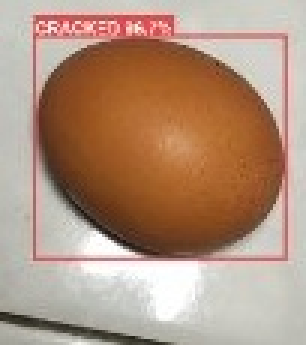
#> input picture Egg Sorting System/modules/raw_egg_crop.jpg, 102 x 115 px, given in place of the camera (shown 3 times larger)
$ python detect_candling_live.py
#> lines starting #> are read from the running program, lines starting #| are printed output that depends on the picture; after the words box and inside, x2 and y2 are one past the last pixel; in counts of white or black regions, pixels touching at a corner belong together
#> in run_candling_dashboard, frame is the input picture: shape (115, 102, 3); mean B, G, R 125.4, 146.4, 177.5
### Egg Sorting System/modules/candling_detector.py
from typing import Any, Dict, Tuple
import cv2
import numpy as np

# [164 lines left out: function analyze_candling_quality, not called in this run]


def process_candling_frame(frame_bgr: np.ndarray, px_to_mm: float = 0.15) -> Tuple[Dict[str, Any], np.ndarray]:
    """
    Fungsi khusus untuk pemrosesan video streaming real-time (kamera BGR OpenCV).
    Menghasilkan hasil evaluasi SNI dan citra beranotasi visual lengkap.
    """
#> called with px_to_mm = 0.15
    visual_frame: np.ndarray = frame_bgr.copy()
    hsv = cv2.cvtColor(frame_bgr, cv2.COLOR_BGR2HSV)
#> hsv: shape (115, 102, 3); mean H, S, V 22.5, 86.6, 177.9
    gray = cv2.cvtColor(frame_bgr, cv2.COLOR_BGR2GRAY)
    h_img, w_img = frame_bgr.shape[:2]
#> h_img = 115; w_img = 102

    lower_egg = np.array([0, 20, 40])
    upper_egg = np.array([179, 255, 255])
    mask_egg_hsv = cv2.inRange(hsv, lower_egg, upper_egg)
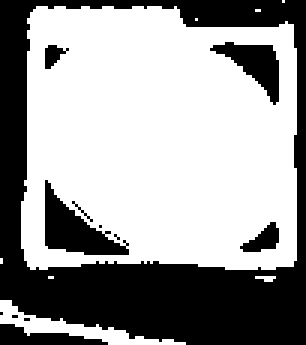
#> mask_egg_hsv: shape (115, 102) (shown 3 times larger); 61.1% white; 12 black regions (6 under 20 px), largest, box (x1, y1, x2, y2) and area: (0, 0, 102, 115) 3790, (15, 60, 43, 85) 306, (70, 14, 93, 35) 210, (0, 108, 36, 115) 141, (80, 74, 93, 84) 70, (15, 15, 23, 23) 36
    _, mask_egg_gray = cv2.threshold(gray, 25, 255, cv2.THRESH_BINARY)
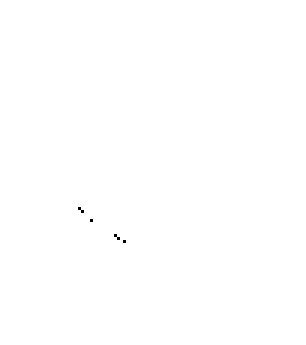
#> mask_egg_gray: shape (115, 102) (shown 3 times larger); 99.9% white; black in thin lines or dots, all inside (x1, y1, x2, y2) = (26, 69, 42, 81)
    mask_egg = cv2.bitwise_or(mask_egg_hsv, mask_egg_gray)

    kernel_clean = cv2.getStructuringElement(cv2.MORPH_ELLIPSE, (7, 7))
    mask_egg = cv2.morphologyEx(mask_egg, cv2.MORPH_CLOSE, kernel_clean)
#> mask_egg: shape (115, 102); every value is 255
    mask_egg = cv2.morphologyEx(mask_egg, cv2.MORPH_OPEN, kernel_clean)

    contours_egg, _ = cv2.findContours(mask_egg, cv2.RETR_EXTERNAL, cv2.CHAIN_APPROX_SIMPLE)
#> contours_egg = [[[0, 0], [0, 114], [101, 114], [101, 0]]]

    luas_telur: float = 0.0
    tinggi_kantung_mm: float = 0.0
    luas_bercak: float = 0.0
    rata_kecerahan: float = 0.0
    dark_spot_ratio: float = 0.0
    orientation_desc: str = "Tidak Terdeteksi"
    blunt_pole: str = "top"

    if contours_egg:
        c_egg = max(contours_egg, key=cv2.contourArea)
#> c_egg = [[0, 0], [0, 114], [101, 114], [101, 0]]
        area_egg_val = cv2.contourArea(c_egg)
#> area_egg_val = 11514

        if area_egg_val > (h_img * w_img * 0.03):
            luas_telur = float(area_egg_val)
#> luas_telur = 11514
            x, y, w, h = cv2.boundingRect(c_egg)
#> x = 0; y = 0; w = 102; h = 115

            egg_mask = np.zeros_like(mask_egg)
            cv2.drawContours(egg_mask, [c_egg], -1, 255, -1)
            cv2.drawContours(visual_frame, [c_egg], -1, (0, 255, 0), 2)
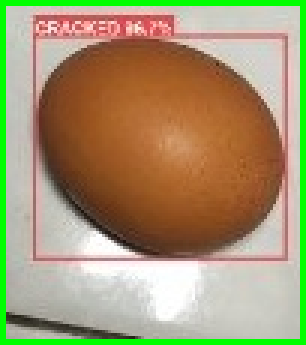
#> visual_frame: shape (115, 102, 3) (shown 3 times larger); 7.26% of pixels changed, all inside (x1, y1, x2, y2) = (0, 0, 102, 115)

            rata_kecerahan = float(cv2.mean(hsv[:, :, 2], mask=egg_mask)[0])
#> rata_kecerahan = 177.9

            M = cv2.moments(c_egg)
#> M = moments, m00 11514, centre m10/m00, m01/m00 = (50.5, 57)
            cx = int(M["m10"] / M["m00"]) if M["m00"] != 0 else x + w // 2
#> cx = 50
            cy = int(M["m01"] / M["m00"]) if M["m00"] != 0 else y + h // 2
#> cy = 57
            mid_x = x + w / 2.0
#> mid_x = 51
            mid_y = y + h / 2.0
#> mid_y = 57.5

            air_roi_mask = np.zeros_like(mask_egg)

            if w >= h:
                pole_w = int(w * 0.25)
                mask_left = np.zeros_like(mask_egg)
                cv2.rectangle(mask_left, (x, y), (x + pole_w, y + h), 255, -1)
                mean_left = cv2.mean(hsv[:, :, 2], mask=cv2.bitwise_and(egg_mask, mask_left))[0]

                mask_right = np.zeros_like(mask_egg)
                cv2.rectangle(mask_right, (x + w - pole_w, y), (x + w, y + h), 255, -1)
                mean_right = cv2.mean(hsv[:, :, 2], mask=cv2.bitwise_and(egg_mask, mask_right))[0]

                score_left = (mean_left * 0.6) + (1.0 if cx < mid_x else 0.0) * 40
                score_right = (mean_right * 0.6) + (1.0 if cx >= mid_x else 0.0) * 40

                if score_left >= score_right:
                    blunt_pole = "kiri"
                    orientation_desc = "Tidur Horizontal (Ujung Tumpul di Kiri)"
                    air_roi_mask = cv2.bitwise_and(egg_mask, mask_left)
                    cv2.rectangle(visual_frame, (x, y), (x + pole_w, y + h), (255, 255, 0), 2)
                    measure_axis = "width"
                else:
                    blunt_pole = "kanan"
                    orientation_desc = "Tidur Horizontal (Ujung Tumpul di Kanan)"
                    air_roi_mask = cv2.bitwise_and(egg_mask, mask_right)
                    cv2.rectangle(visual_frame, (x + w - pole_w, y), (x + w, y + h), (255, 255, 0), 2)
                    measure_axis = "width"
            else:
                pole_h = int(h * 0.25)
#> pole_h = 28
                mask_top = np.zeros_like(mask_egg)
                cv2.rectangle(mask_top, (x, y), (x + w, y + pole_h), 255, -1)
#> mask_top: shape (115, 102); 25.2% white; 1 white region, box (x1, y1, x2, y2) and area: (0, 0, 102, 29) 2958
                mean_top = cv2.mean(hsv[:, :, 2], mask=cv2.bitwise_and(egg_mask, mask_top))[0]
#> mean_top = 190.4

                mask_bottom = np.zeros_like(mask_egg)
                cv2.rectangle(mask_bottom, (x, y + h - pole_h), (x + w, y + h), 255, -1)
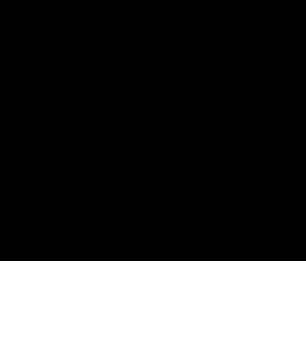
#> mask_bottom: shape (115, 102) (shown 3 times larger); 24.3% white; 1 white region, box (x1, y1, x2, y2) and area: (0, 87, 102, 115) 2856
                mean_bottom = cv2.mean(hsv[:, :, 2], mask=cv2.bitwise_and(egg_mask, mask_bottom))[0]
#> mean_bottom = 195.1

                score_top = (mean_top * 0.6) + (1.0 if cy < mid_y else 0.0) * 40
#> score_top = 154.3
                score_bottom = (mean_bottom * 0.6) + (1.0 if cy >= mid_y else 0.0) * 40
#> score_bottom = 117.1

                if score_top >= score_bottom:
                    blunt_pole = "atas"
                    orientation_desc = "Berdiri Vertikal (Ujung Tumpul di Atas)"
                    air_roi_mask = cv2.bitwise_and(egg_mask, mask_top)
                    cv2.rectangle(visual_frame, (x, y), (x + w, y + pole_h), (255, 255, 0), 2)
#> visual_frame: shape (115, 102, 3); 4.99% of pixels changed, all inside (x1, y1, x2, y2) = (0, 0, 102, 30)
                    measure_axis = "height"
                else:
                    blunt_pole = "bawah"
                    orientation_desc = "Berdiri Vertikal (Ujung Tumpul di Bawah)"
                    air_roi_mask = cv2.bitwise_and(egg_mask, mask_bottom)
                    cv2.rectangle(visual_frame, (x, y + h - pole_h), (x + w, y + h), (255, 255, 0), 2)
                    measure_axis = "height"

            v_channel = hsv[:, :, 2]
            v_pole = cv2.bitwise_and(v_channel, v_channel, mask=air_roi_mask)
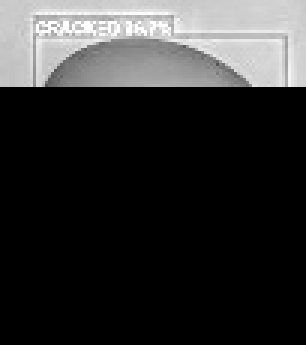
#> v_pole: shape (115, 102) (shown 3 times larger); min 0, max 255, mean 48
            non_zero_v = v_pole[air_roi_mask > 0]
#> non_zero_v = 2958 values, max 255 at index 449, min 81 at index 2214, mean 190.4
            if len(non_zero_v) > 50:
                thresh_val = float(np.percentile(non_zero_v, 65))
#> thresh_val = 208
                _, mask_air = cv2.threshold(v_pole, int(max(thresh_val, 110.0)), 255, cv2.THRESH_BINARY)
#> mask_air: shape (115, 102); 8.1% white; 11 white regions (7 under 20 px), largest, box (x1, y1, x2, y2) and area: (12, 6, 95, 29) 524, (10, 0, 102, 29) 363, (8, 6, 11, 27) 27, (83, 2, 91, 7) 23
                mask_air = cv2.morphologyEx(mask_air, cv2.MORPH_OPEN, cv2.getStructuringElement(cv2.MORPH_ELLIPSE, (5, 5)))
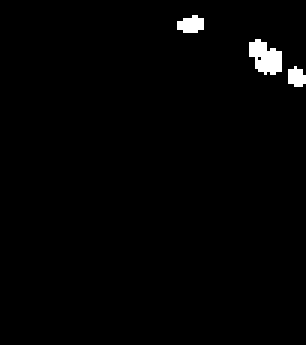
#> mask_air: shape (115, 102) (shown 3 times larger); 1.4% white; 3 white regions

                cnts_air, _ = cv2.findContours(mask_air, cv2.RETR_EXTERNAL, cv2.CHAIN_APPROX_SIMPLE)
#> cnts_air = 3 contours; box (x1, y1, x2, y2) and area: (83, 13, 94, 25) 72, (59, 5, 68, 11) 30, (96, 22, 102, 29) 22
                if cnts_air:
                    c_air_max = max(cnts_air, key=cv2.contourArea)
#> c_air_max = contour of 24 points, box (x1, y1, x2, y2) (83, 13, 94, 25), area 72
                    if cv2.contourArea(c_air_max) > 40:
                        _, _, wa, ha = cv2.boundingRect(c_air_max)
#> wa = 11; ha = 12
                        pole_depth_px = wa if measure_axis == "width" else ha
#> pole_depth_px = 12
                        tinggi_kantung_mm = float(pole_depth_px * px_to_mm)
#> tinggi_kantung_mm = 1.8

            lower_dark = np.array([0, 0, 0])
            upper_dark = np.array([179, 255, 45])
            mask_dark = cv2.inRange(hsv, lower_dark, upper_dark)
#> mask_dark: shape (115, 102); 0.27% white in thin lines or dots, all inside (x1, y1, x2, y2) = (0, 65, 53, 115)
            mask_bercak_raw = cv2.bitwise_and(mask_dark, mask_dark, mask=egg_mask)

            kernel_speckle = cv2.getStructuringElement(cv2.MORPH_ELLIPSE, (5, 5))
            mask_bercak = cv2.morphologyEx(mask_bercak_raw, cv2.MORPH_OPEN, kernel_speckle)
#> mask_bercak: shape (115, 102); every value is 0

            cnts_bercak, _ = cv2.findContours(mask_bercak, cv2.RETR_EXTERNAL, cv2.CHAIN_APPROX_SIMPLE)
#> cnts_bercak = []
            for cb in cnts_bercak:
                if cv2.contourArea(cb) > 120:
                    luas_bercak += float(cv2.contourArea(cb))
                    xb, yb, wb, hb = cv2.boundingRect(cb)
                    cv2.rectangle(visual_frame, (xb, yb), (xb + wb, yb + hb), (0, 0, 255), 2)
                    cv2.putText(visual_frame, "CACAT/BERCAK", (xb, max(yb - 5, 15)),
                                cv2.FONT_HERSHEY_SIMPLEX, 0.45, (0, 0, 255), 1)
#> this loop made 0 passes
#> after the loop, luas_bercak = 0

            if luas_telur > 0:
                dark_spot_ratio = luas_bercak / luas_telur
#> dark_spot_ratio = 0

    tinggi_kantung_cm = tinggi_kantung_mm / 10.0
#> tinggi_kantung_cm = 0.18

    if dark_spot_ratio > 0.03 or luas_bercak > 250:
        sni_candling_grade = "Mutu III (Reject)"
        reason = "Terdeteksi bercak darah / noda asing (SNI 3926:2023)"
    elif tinggi_kantung_cm > 0.9 or (luas_telur > 0 and rata_kecerahan < 60):
        sni_candling_grade = "Mutu III (Reject)"
        reason = f"Kantung udara > 0.9 cm ({tinggi_kantung_cm:.2f} cm) / busuk gelap"
    elif 0.5 <= tinggi_kantung_cm <= 0.9:
        sni_candling_grade = "Mutu II"
        reason = f"Kantung udara 0.5 - 0.9 cm ({tinggi_kantung_cm:.2f} cm)"
    else:
        sni_candling_grade = "Mutu I"
        reason = f"Kantung udara < 0.5 cm ({tinggi_kantung_cm:.2f} cm)"
#> reason = 'Kantung udara < 0.5 cm (0.18 cm)'

    result_dict: Dict[str, Any] = {
        "mean_brightness": round(rata_kecerahan, 2),
        "dark_spot_ratio": round(dark_spot_ratio, 4),
        "air_cell_depth_cm": round(tinggi_kantung_cm, 2),
        "air_cell_depth_mm": round(tinggi_kantung_mm, 2),
        "candling_status": sni_candling_grade,
        "reason": reason,
        "orientation_detected": orientation_desc,
        "blunt_pole_position": blunt_pole,
        "standard_reference": "SNI 3926:2023 Tabel 1 Poin 2 & Poin 3"
    }

    return result_dict, visual_frame

### Egg Sorting System/detect_candling_live.py
import time
from typing import Any, Dict, List
import cv2
import numpy as np
from modules.candling_detector import process_candling_frame

def run_candling_dashboard(camera_index: int = 0) -> None:
    """
    Dashboard Uji Nyata Candling Telur (Webcam / Side-View / Top-View).
    Fitur Unggulan:
    1. Otomatis mengenali orientasi telur (Tidur Horizontal Kiri/Kanan, atau Berdiri).
    2. Mendeteksi kutub tumpul (blunt end) tempat kantung hawa berada secara adaptif.
    3. Filter bintik pigmen alami & noise kamera gelap (anti false-positive).
    4. Mengeluarkan Vektor Fitur & Status SNI 3926:2023 stabil tiap detik.
    """
    cap = cv2.VideoCapture(camera_index)
    if not cap.isOpened():
        print(f"[ERROR] Kamera index {camera_index} tidak dapat dibuka.")
        return

    print("=" * 65)
    print("  DASHBOARD LIVE CANDLING TELUR BERDASARKAN SNI 3926:2023")
    print("  Tekan 'q' pada jendela video untuk keluar")
    print("=" * 65)

    last_eval_time: float = time.time()
    current_vector: List[float] = [0.0, 0.0, 0.0]
    current_grade: str = "Menunggu..."
    current_orientation: str = "-"
    current_reason: str = ""

    while True:
        ret, frame = cap.read()
        if not ret or frame is None:
            break

        now: float = time.time()

        # Pemrosesan langsung frame BGR OpenCV dengan fungsi yang dioptimalkan
        res: Dict[str, Any]
        visual_frame: np.ndarray
        res, visual_frame = process_candling_frame(frame, px_to_mm=0.15)
#> res = 9 items

        # Update data stabil tiap 1 detik ke terminal
        if (now - last_eval_time) >= 1.0:
            last_eval_time = now
            air_depth: float = float(res.get("air_cell_depth_cm", 0.0))
            dark_ratio: float = float(res.get("dark_spot_ratio", 0.0))
            brightness: float = float(res.get("mean_brightness", 0.0))
            current_grade = str(res.get("candling_status", "Tidak Diketahui"))
            current_orientation = str(res.get("orientation_detected", "-"))
            current_reason = str(res.get("reason", ""))

            # Vektor Candling: [Kedalaman Kantung (cm), Rasio Cacat Gelap, Kecerahan]
            current_vector = [round(air_depth, 2), round(dark_ratio, 4), round(brightness, 1)]

            timestamp: str = time.strftime("%H:%M:%S")
            print(f"[{timestamp}] Orientasi: {current_orientation}")
            print(f"           Vektor Candling -> {current_vector}")
            print(f"           Grade SNI: {current_grade} | {current_reason}\n")

        # Overlay Informasi Dashboard di Layar
        h_f, w_f = visual_frame.shape[:2]
#> h_f = 115; w_f = 102
        overlay: np.ndarray = visual_frame.copy()
        cv2.rectangle(overlay, (0, 0), (int(w_f), 95), (20, 20, 20), -1)
        cv2.addWeighted(overlay, 0.65, visual_frame, 0.35, 0.0, visual_frame)

        # Teks Info
        color_grade = (0, 255, 0) if "Mutu I" in current_grade else ((0, 255, 255) if "Mutu II" in current_grade else (0, 0, 255))
        cv2.putText(visual_frame, f"Vektor Candling: {current_vector} (Depth_cm, Dark_ratio, Brightness)", (15, 25),
                    cv2.FONT_HERSHEY_SIMPLEX, 0.55, (255, 255, 255), 2)
        cv2.putText(visual_frame, f"Orientasi : {current_orientation}", (15, 50),
                    cv2.FONT_HERSHEY_SIMPLEX, 0.5, (200, 200, 200), 1)
        cv2.putText(visual_frame, f"Status SNI: {current_grade}", (15, 80),
                    cv2.FONT_HERSHEY_SIMPLEX, 0.65, color_grade, 2)
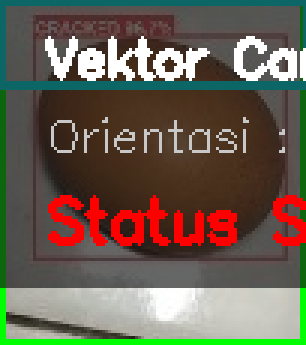
#> visual_frame: shape (115, 102, 3) (shown 3 times larger); mean B, G, R 80.9, 95.2, 105

        cv2.imshow("Dashboard Deteksi Interior Telur (Candling)", visual_frame)

        if cv2.waitKey(1) & 0xFF == ord('q'):
#> (key q is pressed here)
            break

    cap.release()
    cv2.destroyAllWindows()

if __name__ == "__main__":
    run_candling_dashboard(0)
